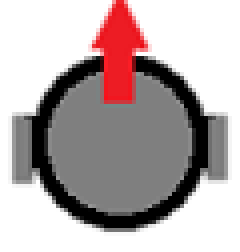
%> input picture DubinCar.png, 60 x 63 px (shown 4 times larger)
$ octave --eval "imgLayers;"   (GNU Octave 9; MATLAB toolbox functions it lacks are replaced by stand-ins)
%> lines starting %> are read from the running program, lines starting %| are printed output that depends on the picture
function imgLayers


    % initialize figure
    figure(1), clf, hold on

    % just some random image (included with Matlab) to server
    % as the background
    img{1,1} = imresize(imread('DubinCar.png'), 4);
    img{1,2} = [0 0];

    % rotate the image and discolor it to create another image
    img{2,1} = uint8(imresize(imrotate(img{1}, +12), 0.3)/2.5);
    img{2,2} = [150 20];

    % and another image
    %img{3,1} = uint8(imresize(imrotate(img{1}, -15), 0.5)*2.5);
    img{3,2} = [450 80];

    % show the stacked image
    imshow(stack_image(img));

    %% create new image, based on several layers

    function newImg = stack_image(imgs)

        % every image contained at a cell index (ii) is placed
        % on top of all the previous ones (0:ii-1)

        rows = cellfun(@(x)size(x,1),imgs(:,1));
%> rows = [252; 90; 0]
        cols = cellfun(@(x)size(x,2),imgs(:,1));
%> cols = [240; 87; 0]

        % initialize new image
        newImg = zeros(max(rows(:)), max(cols(:)), 3, 'uint8');
%> newImg: size 252x240x3 uint8; every value is 0

        % traverse the stack
        for ii = 1:size(imgs,1)

            layer  = imgs{ii,1};
            offset = imgs{ii,2};

            newImg( offset(1)+(1:rows(ii)), offset(2)+(1:cols(ii)), :) = layer;

        end
%> this loop made 3 passes
%> offset on passes 1 to 3: [0 0], [150 20], [450 80]
%> pass 1, in stack_image, `layer  = imgs{ii,1};`:
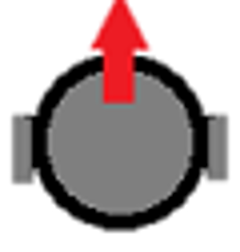
%> layer: size 252x240x3 uint8; mean R, G, B 183.8, 172.2, 172.6
%> pass 2, in stack_image, `layer  = imgs{ii,1};`:
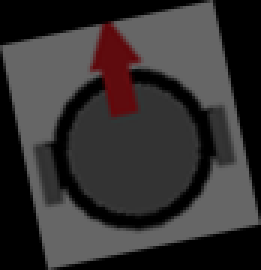
%> layer: size 90x87x3 uint8 (shown 3 times larger); mean R, G, B 52, 48.7, 48.9
%> after the loop:
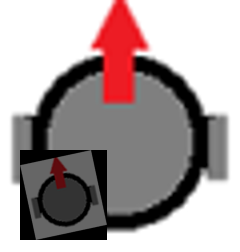
%> newImg: size 252x240x3 uint8; mean R, G, B 171.2, 159.1, 159.6
    end

end
